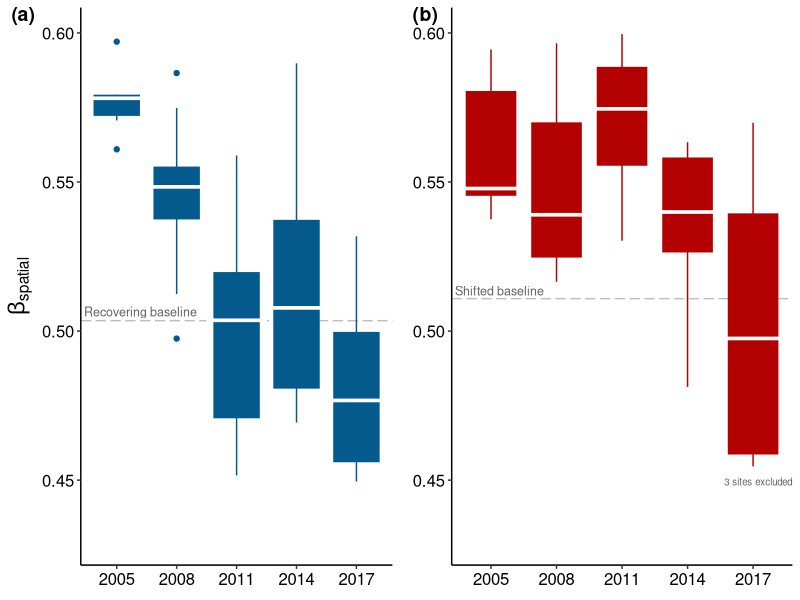

Recreate this plot in R.
library(tidyverse)
library(grid)
library(gridExtra)
library(cowplot)


############ Figure 3 - spatial beta patterns ####################

## plot details
recovering<-c('#045a8d')	
shifted<-c('#b30000')
theme_set(theme_bw())

## read data
beta<-read.csv(file='data/UVC_beta_spatial.csv')

## baseline: mean 1994 estimates
beta.base<-beta %>% 
            filter(Year==1994) %>% 
            group_by(Year, type) %>% 
            summarise(beta.bray = mean(beta.bray))

## 2005-2017 beta, all estimates for boxplots
beta.plot<-beta %>% 
            filter(Year!=1994) %>% 
            mutate(state=factor(type))


## labels
grob1 <- grobTree(textGrob("Recovering baseline", x=0.01,  y=0.455, hjust=0,
  gp=gpar(col="#636363", fontsize=9)))
grob2 <- grobTree(textGrob("Shifted baseline", x=0.01,  y=0.4925, hjust=0,
  gp=gpar(col="#636363", fontsize=9)))
grob3 <- grobTree(textGrob("3 sites excluded", x=0.8,  y=0.15, hjust=0,
  gp=gpar(col="#636363", fontsize=7)))

## create plots

## recovering
bs0<-ggplot(beta.plot[beta.plot$state=='Recovering',], aes(factor(Year), beta.bray, fill=state, col=state)) + 
		geom_hline(yintercept=beta.base$beta.bray[beta.base$type=='Recovering'], 
			linetype='longdash', col='grey') +
		scale_fill_manual(values=c(recovering)) +
		scale_colour_manual(values=c(recovering)) +
		geom_boxplot(show.legend=F, aes(factor(Year), beta.bray, fill=state)) +
		stat_summary(fun.y = median, fun.ymin = median, fun.ymax = median,
                 geom = "crossbar", width = 1, col='white', show.legend=F) +
		theme(axis.text.x=element_text(size=12, colour='black'),
			axis.text.y=element_text(size=12, colour='black'),
			axis.title.y=element_text(size=16, colour='black'),
			axis.title.x=element_text(size=0, colour='black'),
				panel.border = element_blank(),
				 panel.grid.major = element_blank(),
				panel.grid.minor = element_blank(),
		 		axis.line = element_line(colour = "black"),
				legend.text=element_text(size=8)) +
		scale_y_continuous(limits=c(0.43,0.6)) +
		labs(x = '', y =expression(beta['spatial'])) +
		annotation_custom(grob1)

## shifted
bs1<-ggplot(beta.plot[beta.plot$state=='Shifted',], aes(factor(Year), beta.bray, fill=state, col=state)) + 
		geom_hline(yintercept=beta.base$beta.bray[beta.base$type=='Shifted'], 
			linetype='longdash', col='grey') +
		scale_fill_manual(values=c(shifted)) +
		scale_colour_manual(values=c(shifted)) +
		geom_boxplot(show.legend=F, aes(factor(Year), beta.bray, fill=state)) +
		stat_summary(fun.y = median, fun.ymin = median, fun.ymax = median,
                 geom = "crossbar", width = 1, col='white', show.legend=F) +
		theme(axis.text.x=element_text(size=12, colour='black'),
			axis.text.y=element_text(size=12, colour='black'),
			axis.title.y=element_text(size=0, colour='black'),
			axis.title.x=element_text(size=0, colour='black'),
				panel.border = element_blank(),
				 panel.grid.major = element_blank(),
				panel.grid.minor = element_blank(),
		 		axis.line = element_line(colour = "black"),
				legend.text=element_text(size=8)) +
		scale_y_continuous(limits=c(0.43,0.6)) +
		labs(x = '', y ='') +
		annotation_custom(grob2) +
		annotation_custom(grob3)


pdf(file='figures/Figure2.pdf', height=7, width=9)
plot_grid(bs0, bs1, nrow=1, labels=c('(a)', '(b)'), label_size=14)
dev.off()
